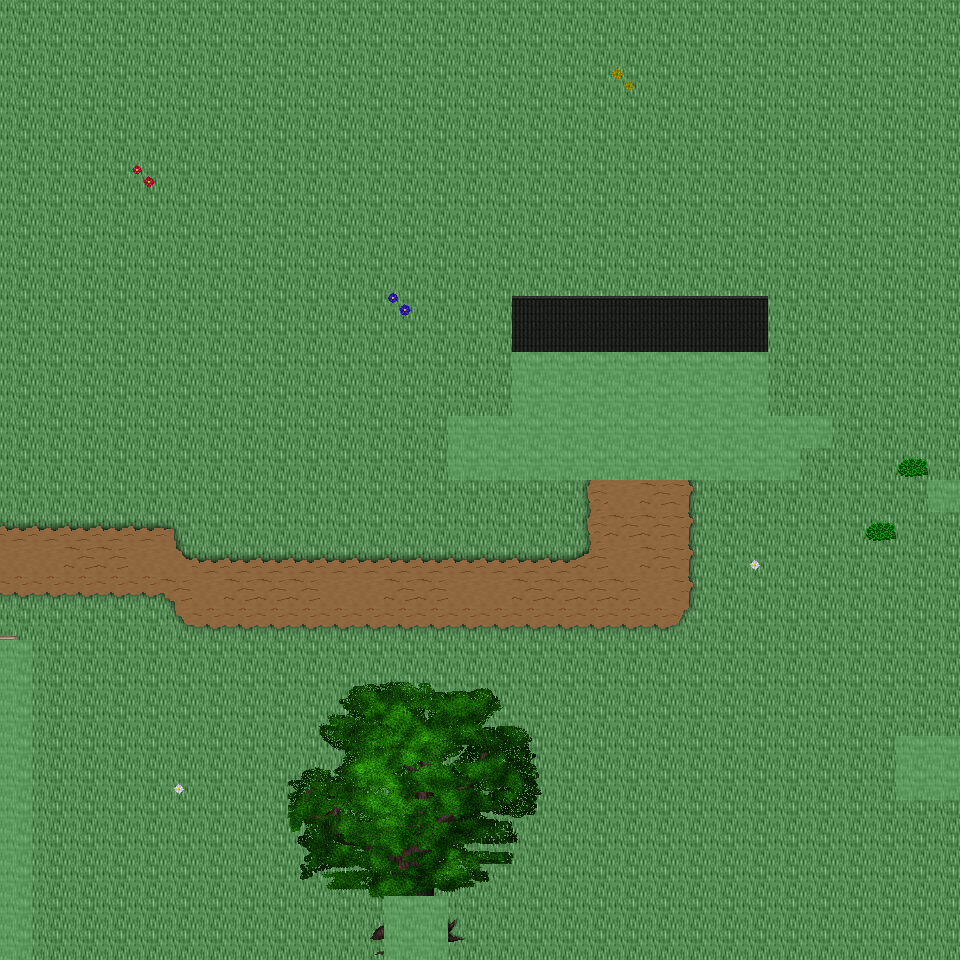

This is a level from a 2D game, rendered from its Tiled map with the project's own tilesets. A one-line summary and the map file follow, with tile-layer data summarised:
An orthogonal 30x30 tile map with 32x32 px tiles, 6 tile layers (Ground, Object, Object2, Above, ...), 49 tilesets and 6 objects (6x mapExit).

<map version="1.0" orientation="orthogonal" renderorder="right-down" width="30" height="30" tilewidth="32" tileheight="32" nextobjectid="7">
  <tileset firstgid="1" name="tileset_ground_ground" tilewidth="32" tileheight="32" tilecount="33" columns="3">
    <image source="../drawable/tileset_ground_ground.png" width="96" height="352" />
  </tileset>
  <tileset firstgid="34" name="tileset_building_wall_old_wood" tilewidth="32" tileheight="32" tilecount="9" columns="3">
    <image source="../drawable/tileset_building_wall_old_wood.png" width="96" height="96" />
  </tileset>
  <tileset firstgid="43" name="tileset_building_fence_fence_wooden" tilewidth="32" tileheight="32" tilecount="12" columns="3">
    <image source="../drawable/tileset_building_fence_fence_wooden.png" width="96" height="128" />
  </tileset>
  <tileset firstgid="55" name="tileset_building_fence_fence_chunky" tilewidth="32" tileheight="32" tilecount="21" columns="3">
    <image source="../drawable/tileset_building_fence_fence_chunky.png" width="96" height="224" />
  </tileset>
  <tileset firstgid="76" name="tileset_plant_stump_stump_brown" tilewidth="32" tileheight="32" tilecount="4" columns="2">
    <image source="../drawable/tileset_plant_stump_stump_brown.png" width="64" height="64" />
  </tileset>
  <tileset firstgid="80" name="tileset_ground_earth_edges" tilewidth="32" tileheight="32" tilecount="18" columns="6">
    <image source="../drawable/tileset_ground_earth_edges.png" width="192" height="96" />
  </tileset>
  <tileset firstgid="98" name="tileset_ground_grass_corners" tilewidth="32" tileheight="32" tilecount="24" columns="6">
    <image source="../drawable/tileset_ground_grass_corners.png" width="192" height="128" />
  </tileset>
  <tileset firstgid="122" name="tileset_ground_grass_edges" tilewidth="32" tileheight="32" tilecount="36" columns="12">
    <image source="../drawable/tileset_ground_grass_edges.png" width="384" height="96" />
  </tileset>
  <tileset firstgid="158" name="tileset_plant_tree_apple_tree" tilewidth="32" tileheight="32" tilecount="9" columns="3">
    <image source="../drawable/tileset_plant_tree_apple_tree.png" width="96" height="96" />
  </tileset>
  <tileset firstgid="167" name="tileset_plant_tree_chestnut_tree" tilewidth="32" tileheight="32" tilecount="20" columns="4">
    <image source="../drawable/tileset_plant_tree_chestnut_tree.png" width="128" height="160" />
  </tileset>
  <tileset firstgid="187" name="tileset_plant_tree_crack_willow" tilewidth="32" tileheight="32" tilecount="20" columns="4">
    <image source="../drawable/tileset_plant_tree_crack_willow.png" width="128" height="160" />
  </tileset>
  <tileset firstgid="207" name="tileset_furniture_chair_bench_iron" tilewidth="32" tileheight="32" tilecount="4" columns="2">
    <image source="../drawable/tileset_furniture_chair_bench_iron.png" width="64" height="64" />
  </tileset>
  <tileset firstgid="211" name="tileset_furniture_chair_bench_iron_reverse" tilewidth="32" tileheight="32" tilecount="4" columns="2">
    <image source="../drawable/tileset_furniture_chair_bench_iron_reverse.png" width="64" height="64" />
  </tileset>
  <tileset firstgid="215" name="tileset_object_hay_cart" tilewidth="32" tileheight="32" tilecount="1" columns="1">
    <image source="../drawable/tileset_object_hay_cart.png" width="32" height="32" />
  </tileset>
  <tileset firstgid="216" name="tileset_building_wall_walls_siding" tilewidth="32" tileheight="32" tilecount="16" columns="4">
    <image source="../drawable/tileset_building_wall_walls_siding.png" width="128" height="128" />
  </tileset>
  <tileset firstgid="232" name="tileset_building_roof_brown" tilewidth="32" tileheight="32" tilecount="20" columns="5">
    <image source="../drawable/tileset_building_roof_brown.png" width="160" height="128" />
  </tileset>
  <tileset firstgid="252" name="tileset_building_door_door" tilewidth="32" tileheight="32" tilecount="6" columns="3">
    <image source="../drawable/tileset_building_door_door.png" width="96" height="64" />
  </tileset>
  <tileset firstgid="258" name="tileset_item_tools" tilewidth="32" tileheight="32" tilecount="9" columns="3">
    <image source="../drawable/tileset_item_tools.png" width="96" height="96" />
  </tileset>
  <tileset firstgid="267" name="tileset_ground_cobbled_paving" tilewidth="32" tileheight="32" tilecount="1" columns="1">
    <image source="../drawable/tileset_ground_cobbled_paving.png" width="32" height="32" />
  </tileset>
  <tileset firstgid="268" name="tileset_item_bazaar_produce" tilewidth="32" tileheight="32" tilecount="4" columns="2">
    <image source="../drawable/tileset_item_bazaar_produce.png" width="64" height="64" />
  </tileset>
  <tileset firstgid="272" name="tileset_item_sacks" tilewidth="32" tileheight="32" tilecount="2" columns="2">
    <image source="../drawable/tileset_item_sacks.png" width="64" height="32" />
  </tileset>
  <tileset firstgid="274" name="tileset_building_barnyard" tilewidth="32" tileheight="32" tilecount="200" columns="8">
    <image source="../drawable/tileset_building_barnyard.png" width="256" height="800" />
  </tileset>
  <tileset firstgid="474" name="tileset_plant_flower_planted_containers" tilewidth="32" tileheight="32" tilecount="16" columns="4">
    <image source="../drawable/tileset_plant_flower_planted_containers.png" width="128" height="128" />
  </tileset>
  <tileset firstgid="490" name="tileset_furniture_chair_wooden_rustic" tilewidth="32" tileheight="32" tilecount="8" columns="4">
    <image source="../drawable/tileset_furniture_chair_wooden_rustic.png" width="128" height="64" />
  </tileset>
  <tileset firstgid="498" name="tileset_furniture_table_brick_base" tilewidth="32" tileheight="32" tilecount="3" columns="3">
    <image source="../drawable/tileset_furniture_table_brick_base.png" width="96" height="32" />
  </tileset>
  <tileset firstgid="501" name="tileset_building_stairs_wooden_stairs" tilewidth="32" tileheight="32" tilecount="9" columns="3">
    <image source="../drawable/tileset_building_stairs_wooden_stairs.png" width="96" height="96" />
  </tileset>
  <tileset firstgid="510" name="tileset_plant_tree_maple_tree" tilewidth="32" tileheight="32" tilecount="72" columns="8">
    <image source="../drawable/tileset_plant_tree_maple_tree.png" width="256" height="288" />
  </tileset>
  <tileset firstgid="582" name="tileset_building_decoration_chimney_big" tilewidth="32" tileheight="32" tilecount="2" columns="1">
    <image source="../drawable/tileset_building_decoration_chimney_big.png" width="32" height="64" />
  </tileset>
  <tileset firstgid="584" name="tileset_logic_item_corn" tilewidth="32" tileheight="32" tilecount="5" columns="5">
    <image source="../drawable/tileset_logic_item_corn.png" width="160" height="32" />
  </tileset>
  <tileset firstgid="589" name="tileset_logic_collision" tilewidth="32" tileheight="32" tilecount="1" columns="1">
    <image source="../drawable/tileset_logic_collision.png" width="32" height="32" />
  </tileset>
  <tileset firstgid="590" name="tileset_plant_bush_bushes" tilewidth="32" tileheight="32" tilecount="10" columns="5">
    <image source="../drawable/tileset_plant_bush_bushes.png" width="160" height="64" />
  </tileset>
  <tileset firstgid="600" name="tileset_logic_item_vegetable" tilewidth="32" tileheight="32" tilecount="13" columns="13">
    <image source="../drawable/tileset_logic_item_vegetable.png" width="256" height="64" />
  </tileset>
  <tileset firstgid="613" name="tileset_plant_flower_daisy_blue" tilewidth="32" tileheight="32" tilecount="8" columns="2">
    <image source="../drawable/tileset_plant_flower_daisy_blue.png" width="64" height="128" />
  </tileset>
  <tileset firstgid="621" name="tileset_plant_flower_daisy_red" tilewidth="32" tileheight="32" tilecount="8" columns="2">
    <image source="../drawable/tileset_plant_flower_daisy_red.png" width="64" height="128" />
  </tileset>
  <tileset firstgid="629" name="tileset_plant_flower_daisy_white" tilewidth="32" tileheight="32" tilecount="8" columns="2">
    <image source="../drawable/tileset_plant_flower_daisy_white.png" width="64" height="128" />
  </tileset>
  <tileset firstgid="637" name="tileset_plant_flower_daisy_yellow" tilewidth="32" tileheight="32" tilecount="8" columns="2">
    <image source="../drawable/tileset_plant_flower_daisy_yellow.png" width="64" height="128" />
  </tileset>
  <tileset firstgid="645" name="tileset_plant_tree_tree_darkgreen" tilewidth="32" tileheight="32" tilecount="88" columns="8">
    <image source="../drawable/tileset_plant_tree_tree_darkgreen.png" width="256" height="352" />
  </tileset>
  <tileset firstgid="733" name="tileset_logic_creature_animal" tilewidth="32" tileheight="32" tilecount="32" columns="8">
    <image source="../drawable/tileset_logic_creature_animal.png" width="256" height="128" />
  </tileset>
  <tileset firstgid="765" name="tileset_logic_creature_rodent" tilewidth="32" tileheight="32" tilecount="8" columns="8">
    <image source="../drawable/tileset_logic_creature_rodent.png" width="256" height="32" />
  </tileset>
  <tileset firstgid="773" name="tileset_logic_creature_farm_animal" tilewidth="32" tileheight="32" tilecount="12" columns="12">
    <image source="../drawable/tileset_logic_creature_farm_animal.png" width="256" height="64" />
  </tileset>
  <tileset firstgid="785" name="tileset_ground_green_paving" tilewidth="32" tileheight="32" tilecount="18" columns="3">
    <image source="../drawable/tileset_ground_green_paving.png" width="96" height="192" />
  </tileset>
  <tileset firstgid="803" name="tileset_logic_protection" tilewidth="32" tileheight="32" tilecount="2" columns="2">
    <image source="../drawable/tileset_logic_protection.png" width="64" height="32" />
  </tileset>
  <tileset firstgid="805" name="tileset_item_hen_nest" tilewidth="32" tileheight="32" tilecount="1" columns="1">
    <image source="../drawable/tileset_item_hen_nest.png" width="32" height="32" />
  </tileset>
  <tileset firstgid="806" name="tileset_logic_item_dairy" tilewidth="32" tileheight="32" tilecount="1" columns="1">
    <image source="../drawable/tileset_logic_item_dairy.png" width="32" height="32" />
  </tileset>
  <tileset firstgid="807" name="tileset_light_door_light_ew" tilewidth="32" tileheight="32" tilecount="18" columns="6">
    <image source="../drawable/tileset_light_door_light_ew.png" width="192" height="96" />
  </tileset>
  <tileset firstgid="825" name="tileset_light_door_light" tilewidth="32" tileheight="32" tilecount="12" columns="3">
    <image source="../drawable/tileset_light_door_light.png" width="96" height="128" />
  </tileset>
  <tileset firstgid="837" name="tileset_item_firewood" tilewidth="32" tileheight="32" tilecount="12" columns="3">
    <image source="../drawable/tileset_item_firewood.png" width="96" height="128" />
  </tileset>
  <tileset firstgid="849" name="tileset_furniture_sink_manger" tilewidth="32" tileheight="32" tilecount="18" columns="6">
    <image source="../drawable/tileset_furniture_sink_manger.png" width="192" height="96" />
  </tileset>
  <tileset firstgid="867" name="tileset_logic_creature_fowl" tilewidth="32" tileheight="32" tilecount="6" columns="6">
    <image source="../drawable/tileset_logic_creature_fowl.png" width="192" height="32" />
  </tileset>
  <layer name="Ground" width="30" height="30">
    <data>[900 cells, 900 non-empty, 2 distinct tile ids]</data>
  </layer>
  <layer name="Object" width="30" height="30">
    <data>[900 cells, 123 non-empty, 42 distinct tile ids]</data>
  </layer>
  <layer name="Object2" width="30" height="30">
    <data>[900 cells, 12 non-empty, 8 distinct tile ids]</data>
  </layer>
  <layer name="Above" width="30" height="30">
    <data>[900 cells, 80 non-empty, 65 distinct tile ids]</data>
  </layer>
  <layer name="Above2" width="30" height="30">
    <data>[900 cells, 0 non-empty, 0 distinct tile ids]</data>
  </layer>
  <layer name="Walkable" width="30" height="30">
    <data>[900 cells, 58 non-empty, 1 distinct tile ids]</data>
  </layer>
  <objectgroup name="MapEvents">
    <object id="1" name="south" type="mapExit" x="32" y="928" width="352" height="32">
      <properties>
        <property name="map" value="level_0_x156_y43" />
        <property name="x" value="1" />
        <property name="y" value="1" />
      </properties>
    </object>
    <object id="2" name="south2" type="mapExit" x="448" y="928" width="512" height="32">
      <properties>
        <property name="map" value="level_0_x156_y43" />
        <property name="x" value="14" />
        <property name="y" value="1" />
      </properties>
    </object>
    <object id="3" name="west" type="mapExit" x="0" y="0" width="32" height="640">
      <properties>
        <property name="map" value="level_0_x155_y42" />
        <property name="x" value="28" />
        <property name="y" value="0" />
      </properties>
    </object>
    <object id="4" name="east" type="mapExit" x="928" y="0" width="32" height="480">
      <properties>
        <property name="map" value="level_0_x157_y42" />
        <property name="x" value="1" />
        <property name="y" value="0" />
      </properties>
    </object>
    <object id="5" name="east2" type="mapExit" x="928" y="512" width="32" height="224">
      <properties>
        <property name="map" value="level_0_x157_y42" />
        <property name="x" value="1" />
        <property name="y" value="16" />
      </properties>
    </object>
    <object id="6" name="east3" type="mapExit" x="928" y="800" width="32" height="160">
      <properties>
        <property name="map" value="level_0_x157_y42" />
        <property name="x" value="1" />
        <property name="y" value="25" />
      </properties>
    </object>
  </objectgroup>
</map>
